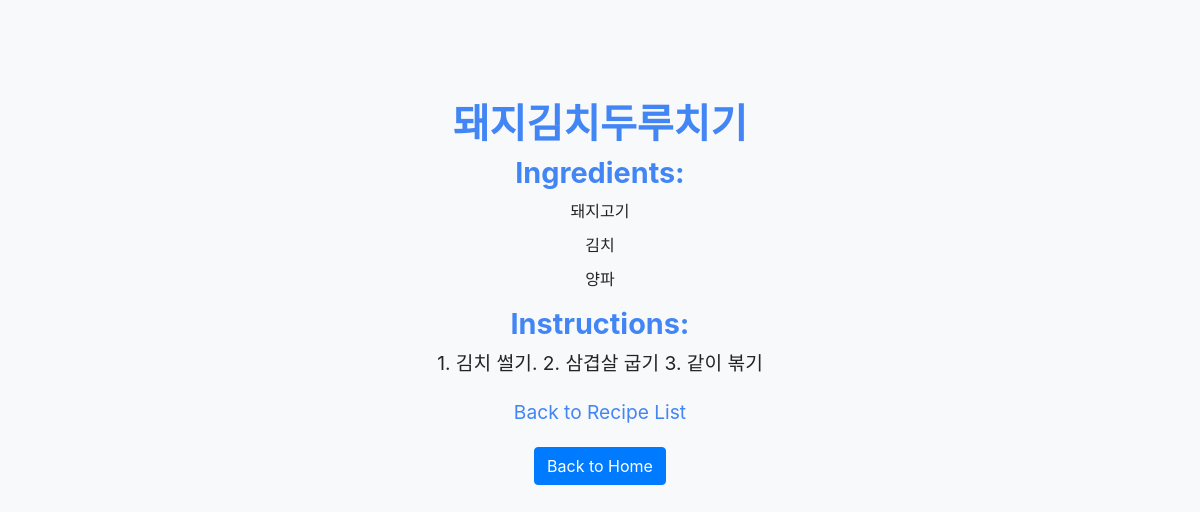
The page /recipe-detail/11/ on the database its author committed.
### recipes/models.py (models this page shows, shortened)
class Recipe(models.Model):
    title = models.CharField(max_length=100)
    ingredients = models.ManyToManyField(Ingredient)
    instructions = models.TextField()

class Ingredient(models.Model):
    name = models.CharField(max_length=100)

### recipes/views.py (the view)
# urls.py: path('recipe-detail/<int:recipe_id>/', views.recipe_detail, name='recipe_detail'),
def recipe_detail(request, recipe_id):
    recipe = get_object_or_404(Recipe, pk=recipe_id)
    return render(request, 'recipe_detail.html', {'recipe': recipe})

### recipes/templates/recipe_detail.html (shortened to what this page needs)
<!DOCTYPE html>
<html lang="en">
<head>
    <link rel="stylesheet" href="https://stackpath.bootstrapcdn.com/bootstrap/4.3.1/css/bootstrap.min.css">
</head>
<body>
    <div class="container">
        <h1>{{ recipe.title }}</h1>
        <h2>Ingredients:</h2>
        <ul>
            {% for ingredient in recipe.ingredients.all %}
                <li>{{ ingredient.name }}</li>
            {% endfor %}
        </ul>
        <h2>Instructions:</h2>
        <p>{{ recipe.instructions }}</p>
        <a href="{% url 'recipe_list' %}">Back to Recipe List</a>
        <a class="btn btn-primary back-button" href="{% url 'home' %}">Back to Home</a>
    </div>

### recipes/templates/recipe_detail.html (style rules this page uses)
body { background-color: #f8f9fa; padding: 50px; }
.container { text-align: center; margin-top: 50px; }
h1 { font-size: 2.5em; font-weight: bold; color: #4285f4; }
h2 { font-size: 1.8em; font-weight: bold; color: #4285f4; }
ul { list-style-type: none; padding: 0; }
li { margin-bottom: 10px; }
p { font-size: 1.2em; }
a { color: #4285f4; text-decoration: none; font-size: 1.2em; margin-top: 20px; display: block; }

### rows shown on the page
Recipe: title "돼지김치두루치기", instructions "1. 김치 썰기. 2. 삼겹살 굽기 3. 같이 볶기"
Ingredient: name "돼지고기"
Ingredient: name "김치"
Ingredient: name "양파"
